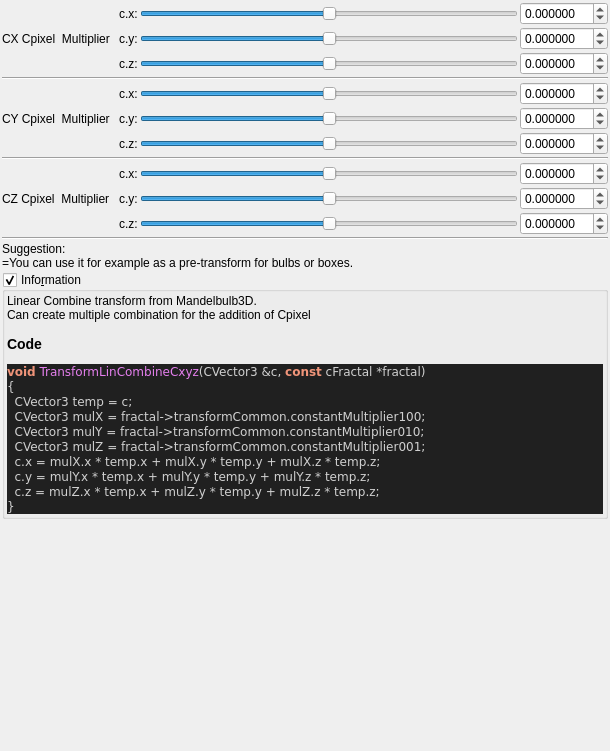
<?xml version="1.0" encoding="UTF-8"?>
<ui version="4.0">
 <class>Form</class>
 <widget class="QWidget" name="Form">
  <property name="geometry">
   <rect>
    <x>0</x>
    <y>0</y>
    <width>610</width>
    <height>751</height>
   </rect>
  </property>
  <property name="windowTitle">
   <string>Form</string>
  </property>
  <layout class="QVBoxLayout" name="verticalLayout">
   <property name="spacing">
    <number>2</number>
   </property>
   <property name="leftMargin">
    <number>2</number>
   </property>
   <property name="topMargin">
    <number>2</number>
   </property>
   <property name="rightMargin">
    <number>2</number>
   </property>
   <property name="bottomMargin">
    <number>2</number>
   </property>
   <item>
    <layout class="QGridLayout" name="gridLayout_44">
     <property name="spacing">
      <number>2</number>
     </property>
     <item row="2" column="3">
      <widget class="MyDoubleSpinBox" name="spinbox3_transf_constant_multiplier_100_z">
       <property name="sizePolicy">
        <sizepolicy hsizetype="Minimum" vsizetype="Maximum">
         <horstretch>0</horstretch>
         <verstretch>0</verstretch>
        </sizepolicy>
       </property>
       <property name="prefix">
        <string/>
       </property>
       <property name="suffix">
        <string/>
       </property>
       <property name="decimals">
        <number>6</number>
       </property>
       <property name="minimum">
        <double>-99.989999999999995</double>
       </property>
       <property name="maximum">
        <double>99.989999999999995</double>
       </property>
       <property name="singleStep">
        <double>0.100000000000000</double>
       </property>
      </widget>
     </item>
     <item row="6" column="2">
      <widget class="QSlider" name="slider3_transf_constant_multiplier_010_z">
       <property name="sizePolicy">
        <sizepolicy hsizetype="Expanding" vsizetype="Maximum">
         <horstretch>0</horstretch>
         <verstretch>0</verstretch>
        </sizepolicy>
       </property>
       <property name="minimum">
        <number>-5000000</number>
       </property>
       <property name="maximum">
        <number>5000000</number>
       </property>
       <property name="singleStep">
        <number>1</number>
       </property>
       <property name="orientation">
        <enum>Qt::Horizontal</enum>
       </property>
      </widget>
     </item>
     <item row="1" column="1">
      <widget class="QLabel" name="label_110">
       <property name="text">
        <string>c.y:</string>
       </property>
      </widget>
     </item>
     <item row="9" column="2">
      <widget class="QSlider" name="slider3_transf_constant_multiplier_001_y">
       <property name="sizePolicy">
        <sizepolicy hsizetype="Expanding" vsizetype="Maximum">
         <horstretch>0</horstretch>
         <verstretch>0</verstretch>
        </sizepolicy>
       </property>
       <property name="minimum">
        <number>-5000000</number>
       </property>
       <property name="maximum">
        <number>5000000</number>
       </property>
       <property name="singleStep">
        <number>1</number>
       </property>
       <property name="orientation">
        <enum>Qt::Horizontal</enum>
       </property>
      </widget>
     </item>
     <item row="5" column="2">
      <widget class="QSlider" name="slider3_transf_constant_multiplier_010_y">
       <property name="sizePolicy">
        <sizepolicy hsizetype="Expanding" vsizetype="Maximum">
         <horstretch>0</horstretch>
         <verstretch>0</verstretch>
        </sizepolicy>
       </property>
       <property name="minimum">
        <number>-5000000</number>
       </property>
       <property name="maximum">
        <number>5000000</number>
       </property>
       <property name="singleStep">
        <number>1</number>
       </property>
       <property name="orientation">
        <enum>Qt::Horizontal</enum>
       </property>
      </widget>
     </item>
     <item row="4" column="3">
      <widget class="MyDoubleSpinBox" name="spinbox3_transf_constant_multiplier_010_x">
       <property name="sizePolicy">
        <sizepolicy hsizetype="Minimum" vsizetype="Maximum">
         <horstretch>0</horstretch>
         <verstretch>0</verstretch>
        </sizepolicy>
       </property>
       <property name="prefix">
        <string/>
       </property>
       <property name="suffix">
        <string/>
       </property>
       <property name="decimals">
        <number>6</number>
       </property>
       <property name="minimum">
        <double>-99.989999999999995</double>
       </property>
       <property name="maximum">
        <double>99.989999999999995</double>
       </property>
       <property name="singleStep">
        <double>0.100000000000000</double>
       </property>
      </widget>
     </item>
     <item row="9" column="3">
      <widget class="MyDoubleSpinBox" name="spinbox3_transf_constant_multiplier_001_y">
       <property name="sizePolicy">
        <sizepolicy hsizetype="Minimum" vsizetype="Maximum">
         <horstretch>0</horstretch>
         <verstretch>0</verstretch>
        </sizepolicy>
       </property>
       <property name="prefix">
        <string/>
       </property>
       <property name="suffix">
        <string/>
       </property>
       <property name="decimals">
        <number>6</number>
       </property>
       <property name="minimum">
        <double>-99.989999999999995</double>
       </property>
       <property name="maximum">
        <double>99.989999999999995</double>
       </property>
       <property name="singleStep">
        <double>0.100000000000000</double>
       </property>
      </widget>
     </item>
     <item row="1" column="2">
      <widget class="QSlider" name="slider3_transf_constant_multiplier_100_y">
       <property name="sizePolicy">
        <sizepolicy hsizetype="Expanding" vsizetype="Maximum">
         <horstretch>0</horstretch>
         <verstretch>0</verstretch>
        </sizepolicy>
       </property>
       <property name="minimum">
        <number>-10000000</number>
       </property>
       <property name="maximum">
        <number>10000000</number>
       </property>
       <property name="value">
        <number>0</number>
       </property>
       <property name="sliderPosition">
        <number>0</number>
       </property>
       <property name="orientation">
        <enum>Qt::Horizontal</enum>
       </property>
      </widget>
     </item>
     <item row="1" column="3">
      <widget class="MyDoubleSpinBox" name="spinbox3_transf_constant_multiplier_100_y">
       <property name="sizePolicy">
        <sizepolicy hsizetype="Minimum" vsizetype="Maximum">
         <horstretch>0</horstretch>
         <verstretch>0</verstretch>
        </sizepolicy>
       </property>
       <property name="prefix">
        <string/>
       </property>
       <property name="suffix">
        <string/>
       </property>
       <property name="decimals">
        <number>6</number>
       </property>
       <property name="minimum">
        <double>-99.989999999999995</double>
       </property>
       <property name="maximum">
        <double>99.989999999999995</double>
       </property>
       <property name="singleStep">
        <double>0.100000000000000</double>
       </property>
      </widget>
     </item>
     <item row="7" column="0" colspan="4">
      <widget class="Line" name="line_33">
       <property name="orientation">
        <enum>Qt::Horizontal</enum>
       </property>
      </widget>
     </item>
     <item row="6" column="3">
      <widget class="MyDoubleSpinBox" name="spinbox3_transf_constant_multiplier_010_z">
       <property name="sizePolicy">
        <sizepolicy hsizetype="Minimum" vsizetype="Maximum">
         <horstretch>0</horstretch>
         <verstretch>0</verstretch>
        </sizepolicy>
       </property>
       <property name="prefix">
        <string/>
       </property>
       <property name="suffix">
        <string/>
       </property>
       <property name="decimals">
        <number>6</number>
       </property>
       <property name="minimum">
        <double>-99.989999999999995</double>
       </property>
       <property name="maximum">
        <double>99.989999999999995</double>
       </property>
       <property name="singleStep">
        <double>0.100000000000000</double>
       </property>
      </widget>
     </item>
     <item row="0" column="3">
      <widget class="MyDoubleSpinBox" name="spinbox3_transf_constant_multiplier_100_x">
       <property name="sizePolicy">
        <sizepolicy hsizetype="Minimum" vsizetype="Maximum">
         <horstretch>0</horstretch>
         <verstretch>0</verstretch>
        </sizepolicy>
       </property>
       <property name="prefix">
        <string/>
       </property>
       <property name="suffix">
        <string/>
       </property>
       <property name="decimals">
        <number>6</number>
       </property>
       <property name="minimum">
        <double>-99.989999999999995</double>
       </property>
       <property name="maximum">
        <double>99.989999999999995</double>
       </property>
       <property name="singleStep">
        <double>0.100000000000000</double>
       </property>
      </widget>
     </item>
     <item row="5" column="3">
      <widget class="MyDoubleSpinBox" name="spinbox3_transf_constant_multiplier_010_y">
       <property name="sizePolicy">
        <sizepolicy hsizetype="Minimum" vsizetype="Maximum">
         <horstretch>0</horstretch>
         <verstretch>0</verstretch>
        </sizepolicy>
       </property>
       <property name="prefix">
        <string/>
       </property>
       <property name="suffix">
        <string/>
       </property>
       <property name="decimals">
        <number>6</number>
       </property>
       <property name="minimum">
        <double>-99.989999999999995</double>
       </property>
       <property name="maximum">
        <double>99.989999999999995</double>
       </property>
       <property name="singleStep">
        <double>0.100000000000000</double>
       </property>
      </widget>
     </item>
     <item row="1" column="0">
      <widget class="QLabel" name="label_108">
       <property name="text">
        <string>CX Cpixel  Multiplier  </string>
       </property>
      </widget>
     </item>
     <item row="2" column="2">
      <widget class="QSlider" name="slider3_transf_constant_multiplier_100_z">
       <property name="sizePolicy">
        <sizepolicy hsizetype="Expanding" vsizetype="Maximum">
         <horstretch>0</horstretch>
         <verstretch>0</verstretch>
        </sizepolicy>
       </property>
       <property name="minimum">
        <number>-10000000</number>
       </property>
       <property name="maximum">
        <number>10000000</number>
       </property>
       <property name="value">
        <number>0</number>
       </property>
       <property name="sliderPosition">
        <number>0</number>
       </property>
       <property name="orientation">
        <enum>Qt::Horizontal</enum>
       </property>
      </widget>
     </item>
     <item row="0" column="2">
      <widget class="QSlider" name="slider3_transf_constant_multiplier_100_x">
       <property name="sizePolicy">
        <sizepolicy hsizetype="Expanding" vsizetype="Maximum">
         <horstretch>0</horstretch>
         <verstretch>0</verstretch>
        </sizepolicy>
       </property>
       <property name="minimum">
        <number>-10000000</number>
       </property>
       <property name="maximum">
        <number>10000000</number>
       </property>
       <property name="value">
        <number>0</number>
       </property>
       <property name="sliderPosition">
        <number>0</number>
       </property>
       <property name="orientation">
        <enum>Qt::Horizontal</enum>
       </property>
      </widget>
     </item>
     <item row="8" column="3">
      <widget class="MyDoubleSpinBox" name="spinbox3_transf_constant_multiplier_001_x">
       <property name="sizePolicy">
        <sizepolicy hsizetype="Minimum" vsizetype="Maximum">
         <horstretch>0</horstretch>
         <verstretch>0</verstretch>
        </sizepolicy>
       </property>
       <property name="prefix">
        <string/>
       </property>
       <property name="suffix">
        <string/>
       </property>
       <property name="decimals">
        <number>6</number>
       </property>
       <property name="minimum">
        <double>-99.989999999999995</double>
       </property>
       <property name="maximum">
        <double>99.989999999999995</double>
       </property>
       <property name="singleStep">
        <double>0.100000000000000</double>
       </property>
      </widget>
     </item>
     <item row="3" column="0" colspan="4">
      <widget class="Line" name="line_30">
       <property name="orientation">
        <enum>Qt::Horizontal</enum>
       </property>
      </widget>
     </item>
     <item row="8" column="2">
      <widget class="QSlider" name="slider3_transf_constant_multiplier_001_x">
       <property name="sizePolicy">
        <sizepolicy hsizetype="Preferred" vsizetype="Preferred">
         <horstretch>0</horstretch>
         <verstretch>0</verstretch>
        </sizepolicy>
       </property>
       <property name="minimum">
        <number>-5000000</number>
       </property>
       <property name="maximum">
        <number>5000000</number>
       </property>
       <property name="singleStep">
        <number>1</number>
       </property>
       <property name="orientation">
        <enum>Qt::Horizontal</enum>
       </property>
      </widget>
     </item>
     <item row="4" column="2">
      <widget class="QSlider" name="slider3_transf_constant_multiplier_010_x">
       <property name="sizePolicy">
        <sizepolicy hsizetype="Preferred" vsizetype="Preferred">
         <horstretch>0</horstretch>
         <verstretch>0</verstretch>
        </sizepolicy>
       </property>
       <property name="minimum">
        <number>-5000000</number>
       </property>
       <property name="maximum">
        <number>5000000</number>
       </property>
       <property name="singleStep">
        <number>1</number>
       </property>
       <property name="orientation">
        <enum>Qt::Horizontal</enum>
       </property>
      </widget>
     </item>
     <item row="10" column="2">
      <widget class="QSlider" name="slider3_transf_constant_multiplier_001_z">
       <property name="sizePolicy">
        <sizepolicy hsizetype="Expanding" vsizetype="Maximum">
         <horstretch>0</horstretch>
         <verstretch>0</verstretch>
        </sizepolicy>
       </property>
       <property name="minimum">
        <number>-5000000</number>
       </property>
       <property name="maximum">
        <number>5000000</number>
       </property>
       <property name="singleStep">
        <number>1</number>
       </property>
       <property name="orientation">
        <enum>Qt::Horizontal</enum>
       </property>
      </widget>
     </item>
     <item row="10" column="3">
      <widget class="MyDoubleSpinBox" name="spinbox3_transf_constant_multiplier_001_z">
       <property name="sizePolicy">
        <sizepolicy hsizetype="Minimum" vsizetype="Maximum">
         <horstretch>0</horstretch>
         <verstretch>0</verstretch>
        </sizepolicy>
       </property>
       <property name="prefix">
        <string/>
       </property>
       <property name="suffix">
        <string/>
       </property>
       <property name="decimals">
        <number>6</number>
       </property>
       <property name="minimum">
        <double>-99.989999999999995</double>
       </property>
       <property name="maximum">
        <double>99.989999999999995</double>
       </property>
       <property name="singleStep">
        <double>0.100000000000000</double>
       </property>
      </widget>
     </item>
     <item row="5" column="0">
      <widget class="QLabel" name="label_109">
       <property name="text">
        <string>CY Cpixel  Multiplier  </string>
       </property>
      </widget>
     </item>
     <item row="9" column="0">
      <widget class="QLabel" name="label_111">
       <property name="text">
        <string>CZ Cpixel  Multiplier  </string>
       </property>
      </widget>
     </item>
     <item row="0" column="1">
      <widget class="QLabel" name="label_116">
       <property name="text">
        <string>c.x:</string>
       </property>
      </widget>
     </item>
     <item row="2" column="1">
      <widget class="QLabel" name="label_117">
       <property name="text">
        <string>c.z:</string>
       </property>
      </widget>
     </item>
     <item row="4" column="1">
      <widget class="QLabel" name="label_118">
       <property name="text">
        <string>c.x:</string>
       </property>
      </widget>
     </item>
     <item row="8" column="1">
      <widget class="QLabel" name="label_119">
       <property name="text">
        <string>c.x:</string>
       </property>
      </widget>
     </item>
     <item row="5" column="1">
      <widget class="QLabel" name="label_120">
       <property name="text">
        <string>c.y:</string>
       </property>
      </widget>
     </item>
     <item row="9" column="1">
      <widget class="QLabel" name="label_121">
       <property name="text">
        <string>c.y:</string>
       </property>
      </widget>
     </item>
     <item row="6" column="1">
      <widget class="QLabel" name="label_122">
       <property name="text">
        <string>c.z:</string>
       </property>
      </widget>
     </item>
     <item row="10" column="1">
      <widget class="QLabel" name="label_123">
       <property name="text">
        <string>c.z:</string>
       </property>
      </widget>
     </item>
    </layout>
   </item>
   <item>
    <widget class="Line" name="line_31">
     <property name="orientation">
      <enum>Qt::Horizontal</enum>
     </property>
    </widget>
   </item>
   <item>
    <widget class="QLabel" name="label">
     <property name="toolTip">
      <string>&lt;html&gt;&lt;head/&gt;&lt;body&gt;&lt;p&gt;Cpixel is CVector3 c = ( c.x, c.y, c.z). It is each original point (pixel) in 3D space where the iteration starts from, ( c = original z for each point .) It is commonly found in formula structures z = f(z) + c.&lt;/p&gt;&lt;p&gt;The Cpixel multiplier effectively scales this point &amp;quot;c&amp;quot;.&lt;/p&gt;&lt;/body&gt;&lt;/html&gt;</string>
     </property>
     <property name="text">
      <string>Suggestion:
=You can use it for example as a pre-transform for bulbs or boxes.</string>
     </property>
    </widget>
   </item>
   <item>
    <widget class="MyGroupBox" name="groupCheck_info">
     <property name="title">
      <string>Info&amp;rmation</string>
     </property>
     <property name="flat">
      <bool>false</bool>
     </property>
     <property name="checkable">
      <bool>true</bool>
     </property>
     <layout class="QVBoxLayout" name="verticalLayout_2">
      <property name="spacing">
       <number>2</number>
      </property>
      <property name="leftMargin">
       <number>2</number>
      </property>
      <property name="topMargin">
       <number>2</number>
      </property>
      <property name="rightMargin">
       <number>2</number>
      </property>
      <property name="bottomMargin">
       <number>2</number>
      </property>
      <item>
       <widget class="QLabel" name="label_code_content">
        <property name="text">
         <string>&lt;p&gt;Linear Combine transform from Mandelbulb3D.&lt;br&gt;Can create multiple combination for the addition of Cpixel&lt;/p&gt;&lt;table&gt;
&lt;/table&gt;
&lt;h3&gt;Code&lt;/h3&gt;
&lt;body style=&quot;background-color:#202020&quot;&gt;
&lt;pre style=&quot;color:#d0d0d0; background-color:#202020;  font-family:'Courier New',monospace;&quot;&gt;&lt;span style=&quot;color:#f09479; font-weight:bold&quot;&gt;void&lt;/span&gt; &lt;span style=&quot;color:#e47eed&quot;&gt;TransformLinCombineCxyz&lt;/span&gt;&lt;span style=&quot;color:#d0d0d0&quot;&gt;(&lt;/span&gt;CVector3 &lt;span style=&quot;color:#d0d0d0&quot;&gt;&amp;amp;&lt;/span&gt;c&lt;span style=&quot;color:#d0d0d0&quot;&gt;,&lt;/span&gt; &lt;span style=&quot;color:#f09479; font-weight:bold&quot;&gt;const&lt;/span&gt; cFractal &lt;span style=&quot;color:#d0d0d0&quot;&gt;*&lt;/span&gt;fractal&lt;span style=&quot;color:#d0d0d0&quot;&gt;)&lt;/span&gt;
&lt;span style=&quot;color:#d0d0d0&quot;&gt;{&lt;/span&gt;
  CVector3 temp &lt;span style=&quot;color:#d0d0d0&quot;&gt;=&lt;/span&gt; c&lt;span style=&quot;color:#d0d0d0&quot;&gt;;&lt;/span&gt;
  CVector3 mulX &lt;span style=&quot;color:#d0d0d0&quot;&gt;=&lt;/span&gt; fractal&lt;span style=&quot;color:#d0d0d0&quot;&gt;-&amp;gt;&lt;/span&gt;transformCommon&lt;span style=&quot;color:#d0d0d0&quot;&gt;.&lt;/span&gt;constantMultiplier100&lt;span style=&quot;color:#d0d0d0&quot;&gt;;&lt;/span&gt;
  CVector3 mulY &lt;span style=&quot;color:#d0d0d0&quot;&gt;=&lt;/span&gt; fractal&lt;span style=&quot;color:#d0d0d0&quot;&gt;-&amp;gt;&lt;/span&gt;transformCommon&lt;span style=&quot;color:#d0d0d0&quot;&gt;.&lt;/span&gt;constantMultiplier010&lt;span style=&quot;color:#d0d0d0&quot;&gt;;&lt;/span&gt;
  CVector3 mulZ &lt;span style=&quot;color:#d0d0d0&quot;&gt;=&lt;/span&gt; fractal&lt;span style=&quot;color:#d0d0d0&quot;&gt;-&amp;gt;&lt;/span&gt;transformCommon&lt;span style=&quot;color:#d0d0d0&quot;&gt;.&lt;/span&gt;constantMultiplier001&lt;span style=&quot;color:#d0d0d0&quot;&gt;;&lt;/span&gt;
  c&lt;span style=&quot;color:#d0d0d0&quot;&gt;.&lt;/span&gt;x &lt;span style=&quot;color:#d0d0d0&quot;&gt;=&lt;/span&gt; mulX&lt;span style=&quot;color:#d0d0d0&quot;&gt;.&lt;/span&gt;x &lt;span style=&quot;color:#d0d0d0&quot;&gt;*&lt;/span&gt; temp&lt;span style=&quot;color:#d0d0d0&quot;&gt;.&lt;/span&gt;x &lt;span style=&quot;color:#d0d0d0&quot;&gt;+&lt;/span&gt; mulX&lt;span style=&quot;color:#d0d0d0&quot;&gt;.&lt;/span&gt;y &lt;span style=&quot;color:#d0d0d0&quot;&gt;*&lt;/span&gt; temp&lt;span style=&quot;color:#d0d0d0&quot;&gt;.&lt;/span&gt;y &lt;span style=&quot;color:#d0d0d0&quot;&gt;+&lt;/span&gt; mulX&lt;span style=&quot;color:#d0d0d0&quot;&gt;.&lt;/span&gt;z &lt;span style=&quot;color:#d0d0d0&quot;&gt;*&lt;/span&gt; temp&lt;span style=&quot;color:#d0d0d0&quot;&gt;.&lt;/span&gt;z&lt;span style=&quot;color:#d0d0d0&quot;&gt;;&lt;/span&gt;
  c&lt;span style=&quot;color:#d0d0d0&quot;&gt;.&lt;/span&gt;y &lt;span style=&quot;color:#d0d0d0&quot;&gt;=&lt;/span&gt; mulY&lt;span style=&quot;color:#d0d0d0&quot;&gt;.&lt;/span&gt;x &lt;span style=&quot;color:#d0d0d0&quot;&gt;*&lt;/span&gt; temp&lt;span style=&quot;color:#d0d0d0&quot;&gt;.&lt;/span&gt;x &lt;span style=&quot;color:#d0d0d0&quot;&gt;+&lt;/span&gt; mulY&lt;span style=&quot;color:#d0d0d0&quot;&gt;.&lt;/span&gt;y &lt;span style=&quot;color:#d0d0d0&quot;&gt;*&lt;/span&gt; temp&lt;span style=&quot;color:#d0d0d0&quot;&gt;.&lt;/span&gt;y &lt;span style=&quot;color:#d0d0d0&quot;&gt;+&lt;/span&gt; mulY&lt;span style=&quot;color:#d0d0d0&quot;&gt;.&lt;/span&gt;z &lt;span style=&quot;color:#d0d0d0&quot;&gt;*&lt;/span&gt; temp&lt;span style=&quot;color:#d0d0d0&quot;&gt;.&lt;/span&gt;z&lt;span style=&quot;color:#d0d0d0&quot;&gt;;&lt;/span&gt;
  c&lt;span style=&quot;color:#d0d0d0&quot;&gt;.&lt;/span&gt;z &lt;span style=&quot;color:#d0d0d0&quot;&gt;=&lt;/span&gt; mulZ&lt;span style=&quot;color:#d0d0d0&quot;&gt;.&lt;/span&gt;x &lt;span style=&quot;color:#d0d0d0&quot;&gt;*&lt;/span&gt; temp&lt;span style=&quot;color:#d0d0d0&quot;&gt;.&lt;/span&gt;x &lt;span style=&quot;color:#d0d0d0&quot;&gt;+&lt;/span&gt; mulZ&lt;span style=&quot;color:#d0d0d0&quot;&gt;.&lt;/span&gt;y &lt;span style=&quot;color:#d0d0d0&quot;&gt;*&lt;/span&gt; temp&lt;span style=&quot;color:#d0d0d0&quot;&gt;.&lt;/span&gt;y &lt;span style=&quot;color:#d0d0d0&quot;&gt;+&lt;/span&gt; mulZ&lt;span style=&quot;color:#d0d0d0&quot;&gt;.&lt;/span&gt;z &lt;span style=&quot;color:#d0d0d0&quot;&gt;*&lt;/span&gt; temp&lt;span style=&quot;color:#d0d0d0&quot;&gt;.&lt;/span&gt;z&lt;span style=&quot;color:#d0d0d0&quot;&gt;;&lt;/span&gt;
&lt;span style=&quot;color:#d0d0d0&quot;&gt;}&lt;/span&gt;
&lt;/pre&gt;
&lt;/body&gt;</string>
        </property>
        <property name="wordWrap">
         <bool>true</bool>
        </property>
        <property name="openExternalLinks">
         <bool>true</bool>
        </property>
        <property name="textInteractionFlags">
         <set>Qt::LinksAccessibleByMouse|Qt::TextSelectableByMouse</set>
        </property>
       </widget>
      </item>
     </layout>
    </widget>
   </item>
   <item>
    <spacer name="verticalSpacer">
     <property name="orientation">
      <enum>Qt::Vertical</enum>
     </property>
     <property name="sizeHint" stdset="0">
      <size>
       <width>20</width>
       <height>40</height>
      </size>
     </property>
    </spacer>
   </item>
  </layout>
 </widget>
 <customwidgets>
  <customwidget>
   <class>MyDoubleSpinBox</class>
   <extends>QDoubleSpinBox</extends>
   <header>mydoublespinbox.h</header>
  </customwidget>
  <customwidget>
   <class>MyGroupBox</class>
   <extends>QGroupBox</extends>
   <header>mygroupbox.h</header>
   <container>1</container>
  </customwidget>
 </customwidgets>
 <resources/>
 <connections/>
</ui>
